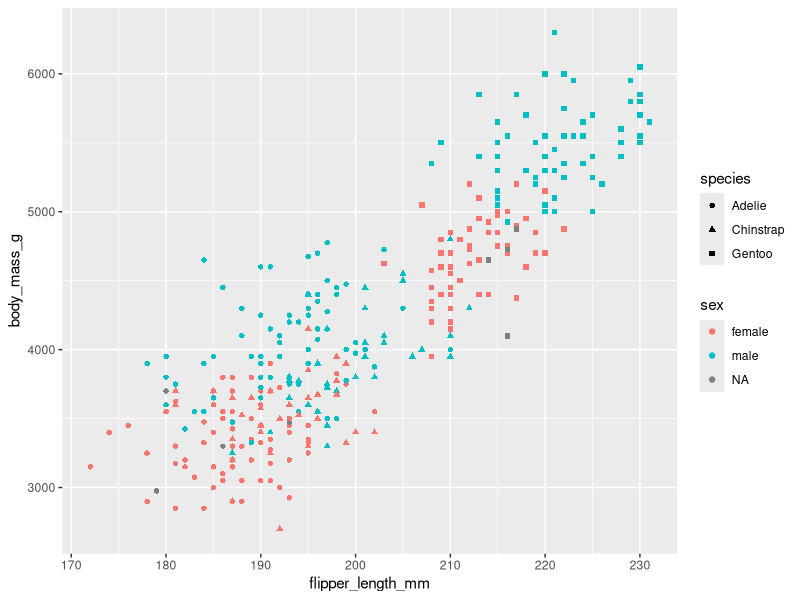
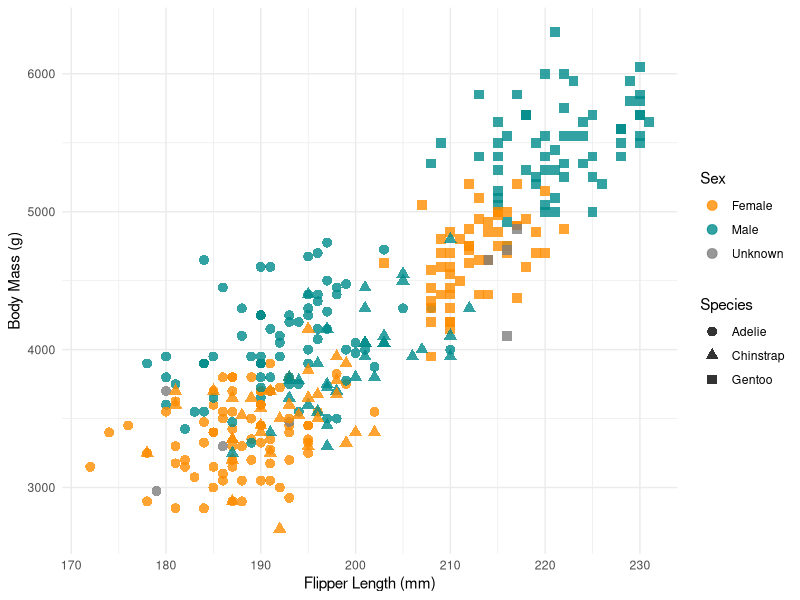
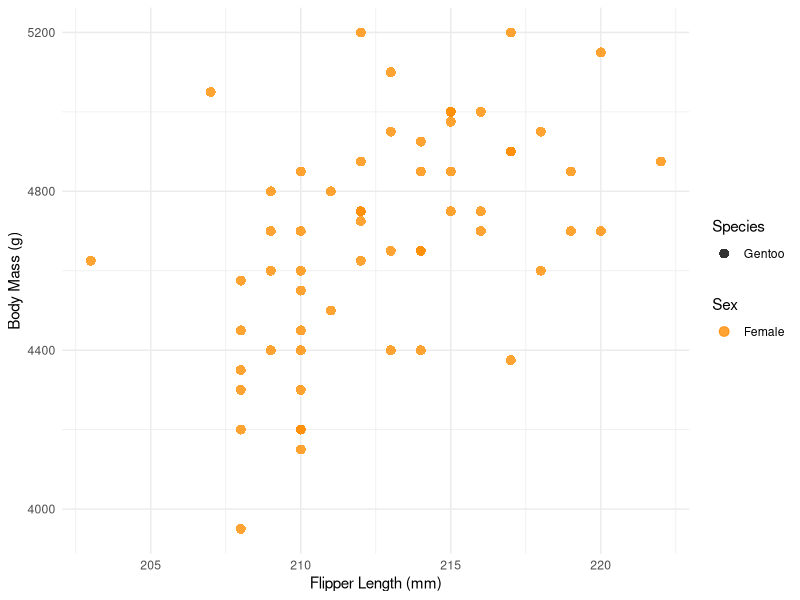
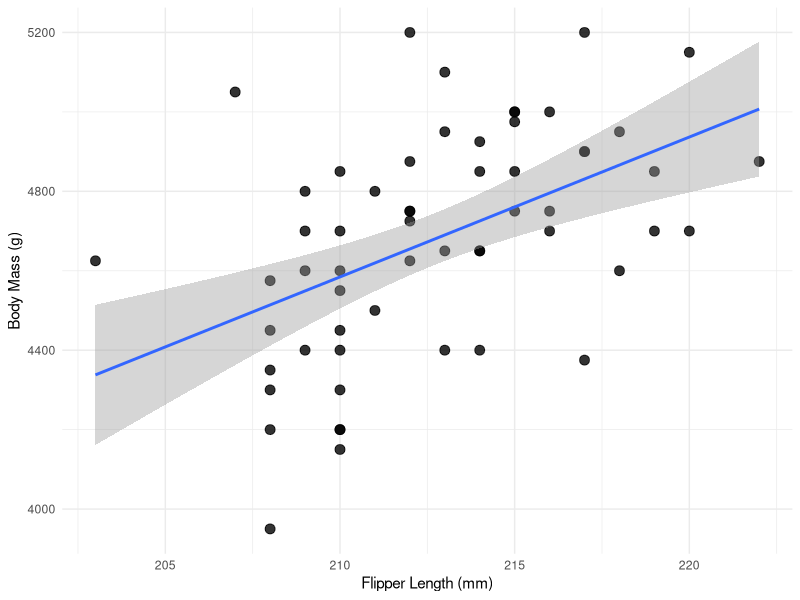
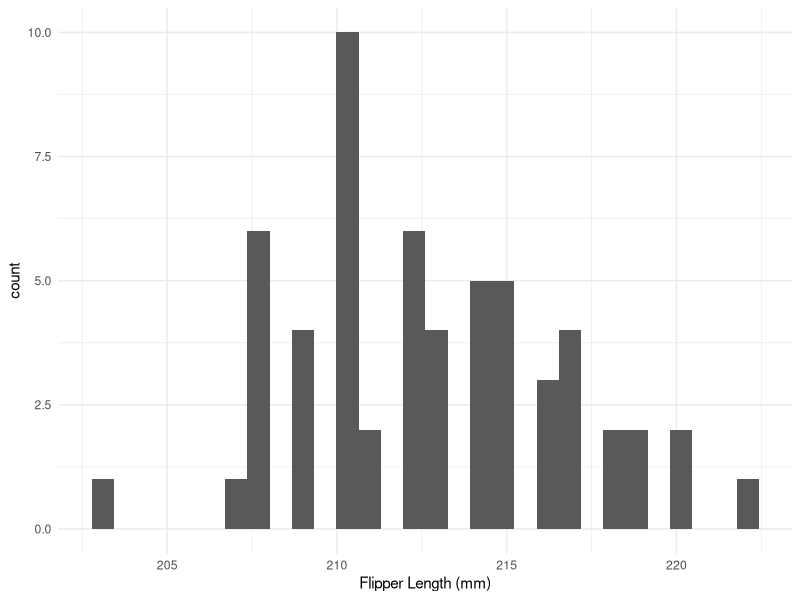
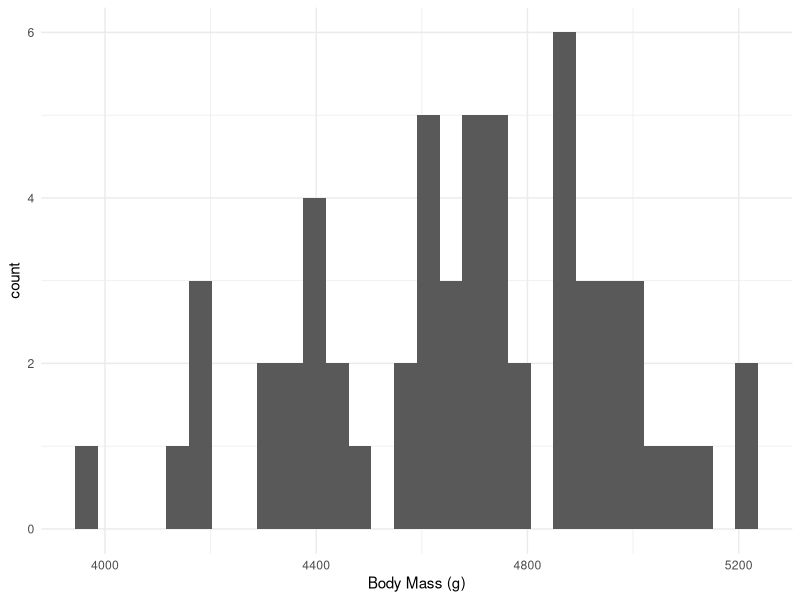
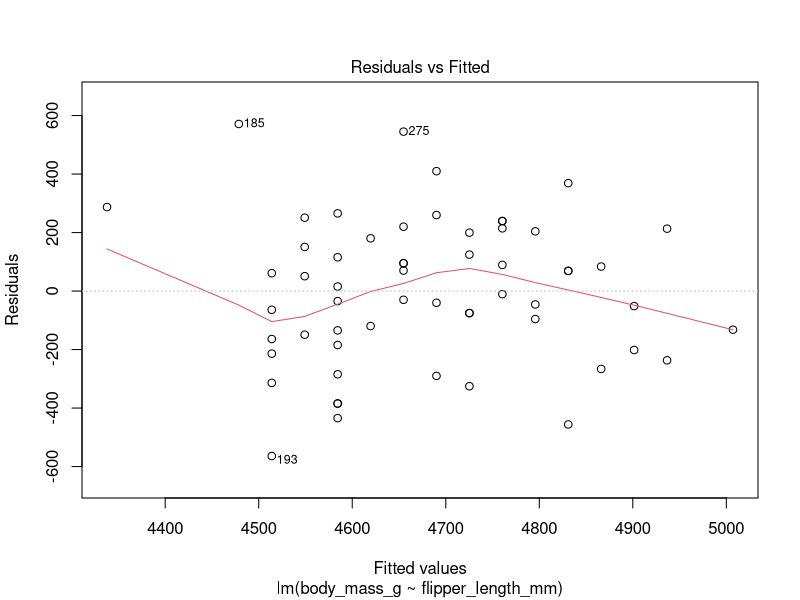
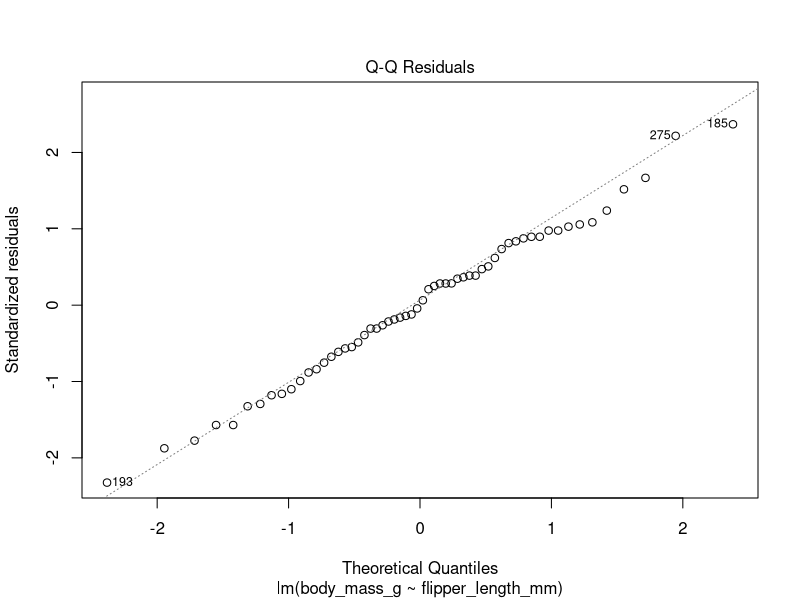

These charts were generated, in order, by the following R code:
## ---- chunk 1

knitr::opts_chunk$set(echo = TRUE, warning = FALSE, message = FALSE)

## ---- chunk 2

# install.packages("palmerpenguins")
library(palmerpenguins)
library(ggplot2)
library(dplyr)
library(car)

dat <- as.data.frame(penguins) # rename dataset
str(dat) # structure of dataset

## ---- chunk 3

ggplot(dat, aes(x = flipper_length_mm, y = body_mass_g, color = sex, shape = species)) +
  geom_point()

# Improve readability

ggplot(dat, aes(x = flipper_length_mm, y = body_mass_g, color = sex, shape = species)) +
  geom_point(size = 3, alpha = 0.8) +
  scale_color_manual(values = c("darkorange", "cyan4"), 
                     name = "Sex", 
                     labels = c("Female", "Male", "Unknown")) +
  scale_shape_manual(values = c(16, 17, 15),
                     name = "Species") +
  labs(
    x = "Flipper Length (mm)",
    y = "Body Mass (g)"
  ) +
  theme_minimal() 

## ---- chunk 4

table(dat$sex, dat$species)

dat_gen_f = subset(dat, species == "Gentoo" & sex == "female") 

## ---- chunk 5

ggplot(dat_gen_f, aes(x = flipper_length_mm, y = body_mass_g, color = sex, shape = species)) +
  geom_point(size = 3, alpha = 0.8) +
  scale_color_manual(values = c("darkorange", "cyan4"), 
                     name = "Sex", 
                     labels = c("Female", "Male", "Unknown")) +
  scale_shape_manual(values = c(16, 17, 15),
                     name = "Species") +
  labs(
    x = "Flipper Length (mm)",
    y = "Body Mass (g)"
  ) +
  theme_minimal() 

## ---- chunk 6

ggplot(dat_gen_f, aes(x = flipper_length_mm, y = body_mass_g)) +
  geom_point(size = 3, alpha = 0.8) +
  geom_smooth(method = "lm") +
  labs(
    x = "Flipper Length (mm)",
    y = "Body Mass (g)"
  ) +
  theme_minimal() 

## ---- chunk 7

ggplot(dat_gen_f, aes(x = flipper_length_mm)) +
  geom_histogram() +
  labs(
    x = "Flipper Length (mm)"
  ) +
  theme_minimal() 

ggplot(dat_gen_f, aes(x = body_mass_g)) +
  geom_histogram() +
  labs(
    x = "Body Mass (g)"
  ) +
  theme_minimal() 

## ---- chunk 8

cor.test(dat_gen_f$flipper_length_mm, dat_gen_f$body_mass_g,
         method = c("pearson"))

## ---- chunk 9

cor.test(dat_gen_f$flipper_length_mm, dat_gen_f$body_mass_g,
         method = c("spearman"))

## ---- chunk 10

# Fit model 
mod = lm(body_mass_g ~ flipper_length_mm,
          data = dat_gen_f)

# Return outputs (including p-value)
summary(mod)

## ---- chunk 11

plot(mod)

hist(mod$residuals)

shapiro.test(mod$residuals)

ncvTest(mod)

## ---- chunk 12

dat_gen = subset(dat, species == "Gentoo") 

## ---- chunk 13

ggplot(dat_gen, aes(x = sex, y = body_mass_g, color = sex)) +
  geom_jitter(size = 3, alpha = 0.8) +
  scale_color_manual(values = c("darkorange", "cyan4"), 
                     name = "Sex", 
                     labels = c("Female", "Male", "Unknown")) +
  labs(
    x = "Sex",
    y = "Body Mass (g)"
  ) +
  scale_x_discrete(labels = c("Female", "Male", "Unknown")) +
  theme_minimal() 

## ---- chunk 14

# Fit model 
mod = lm(body_mass_g ~ sex,
          data = dat_gen)

# Return outputs (including p-value)
summary(mod)

## ---- chunk 15

plot(mod)

hist(mod$residuals)

shapiro.test(mod$residuals)

ncvTest(mod)

## ---- chunk 16

ggplot(dat, aes(x = flipper_length_mm, y = body_mass_g, color = sex, shape = species)) +
  geom_point(size = 3, alpha = 0.8) +
  scale_color_manual(values = c("darkorange", "cyan4"), 
                     name = "Sex", 
                     labels = c("Female", "Male", "Unknown")) +
  scale_shape_manual(values = c(16, 17, 15),
                     name = "Species") +
  labs(
    x = "Flipper Length (mm)",
    y = "Body Mass (g)"
  ) +
  theme_minimal() 

## ---- chunk 17

# Fit model 
mod = lm(body_mass_g ~ flipper_length_mm + sex + species,
          data = dat)

# Return outputs (including p-value)
summary(mod)
